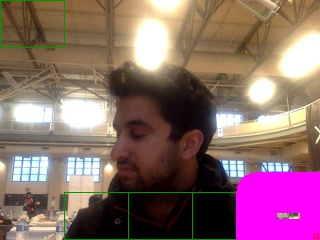
#> input picture 0.00912354812817.jpg, 320 x 240 px, given in place of the camera
$ python colorTrack.py   (older library calls are emulated)
#> lines starting #> are read from the running program, lines starting #| are printed output that depends on the picture; after the words box and inside, x2 and y2 are one past the last pixel; in counts of white or black regions, pixels touching at a corner belong together
import cv2
import numpy as np

#for sorting contours
def contour_area_key(contour):
    return cv2.contourArea(contour)

def extractRange(hsvFrame, lower, upper):
    mask = cv2.inRange(hsvFrame, lower, upper)
    kernel = cv2.getStructuringElement(cv2.MORPH_RECT,(5,5))
    morphed = cv2.morphologyEx(mask, cv2.MORPH_CLOSE, kernel)
    imgray = morphed.copy()

    ret, thresh = cv2.threshold(imgray, 127, 255,cv2.THRESH_BINARY)
    contours, hierarchy = cv2.findContours(thresh,cv2.RETR_CCOMP,cv2.CHAIN_APPROX_SIMPLE)
    contours = sorted(contours, key = contour_area_key, reverse = True)
    countoursToDraw = contours[:3]

    return countoursToDraw, mask

def getDrumRegion(height, width, bottomPercent = .80, num=5):
    hzWidth = width / num
    regionStart = int(bottomPercent * height)
    return regionStart, [0 + i*hzWidth for i in range(num)]

def getDrumRegionPolygons(height, width, bottomPercent=.80, num=5):
    hzWidth = width / num
    yStart = int(bottomPercent * height)
    bottom = height - 1
    polygons = []
    for i in range(num):
        if i == 0:
            polygons.append([(hzWidth*i, 0), (hzWidth*(i+1), 0), (hzWidth*(i+1), (bottom- yStart)), (hzWidth*i, (bottom- yStart))])
        else:
            polygons.append([(hzWidth*i, yStart), (hzWidth*(i+1), yStart), (hzWidth*(i+1), bottom), (hzWidth*i, bottom)])
    return polygons

def cycleContours(curr, maxC = 3):
    if curr == maxC - 1:
        return 0
    return curr + 1

def isRectanglePastHzLine(corners, lineY):
    for corner in corners:
        if corner[1] > lineY:
            return True

def point_inside_polygon(x, y, poly):

    n = len(poly)
    inside =False

    p1x,p1y = poly[0]
    for i in range(n+1):
        p2x,p2y = poly[i % n]
        if y > min(p1y,p2y):
            if y <= max(p1y,p2y):
                if x <= max(p1x,p2x):
                    if p1y != p2y:
                        xinters = (y-p1y)*(p2x-p1x)/(p2y-p1y)+p1x
                    if p1x == p2x or x <= xinters:
                        inside = not inside
        p1x,p1y = p2x,p2y

    return inside

def theBig(frame, currCountour, drawBoundingBox, drumRegionPolygons=None):
    height, width, _ = frame.shape

    hsv = cv2.cvtColor(frame, cv2.COLOR_BGR2HSV)

    lower_blue = np.array([110,100,100])
    upper_blue = np.array([130, 255, 255])

    hitPolyIndex = None
    pinkHitPolyIndex = None

    countours, mask = extractRange(hsv, lower_blue, upper_blue)
    if len(countours) >= 3:
        countours = [countours[currCountour]]

    res = cv2.bitwise_and(frame, frame, mask = mask)
    cv2.drawContours(frame, countours, -1, (0,255,0), 3)

    lower_pink = np.array([140,60,60])
    upper_pink = np.array([160, 200, 200])

    countoursPink, maskPink = extractRange(hsv, lower_pink, upper_pink)
    if len(countoursPink) >= 3:
        countoursPink = [countoursPink[currCountour]]
    cv2.drawContours(frame, countoursPink, -1, (255,0,255))

    if not drumRegionPolygons:
        drumRegionPolygons = getDrumRegionPolygons(height, width)
    for polygon in drumRegionPolygons:
        pts = np.int0(polygon)
        cv2.polylines(frame, [pts], True, (0, 150, 0))

    #blueCountours
    if drawBoundingBox and len(countours):
        cnt = countours[currCountour]
        rect = cv2.minAreaRect(cnt)

        pts = cv2.cv.BoxPoints(rect)
        pts = np.int0(pts)

        minNumPoints = None
        hitPoly = None
        for i, polygon in enumerate(drumRegionPolygons):
            numPoints = 0
            for point in pts:
                if point_inside_polygon(point[0], point[1], polygon):
                    numPoints += 1
            if not minNumPoints or numPoints > minNumPoints:
                hitPoly = polygon
                minNumPoints = numPoints
                hitPolyIndex = i
        if minNumPoints:
            polyPts = np.int0(hitPoly)
            cv2.polylines(frame, [polyPts], True, (0, 0, 255), 40)
        else:
            hitPolyIndex = None

        cv2.polylines(frame, [pts], True, (0, 0, 255))

    #pinkCountours
    if drawBoundingBox and len(countoursPink):
        cnt = countoursPink[currCountour]
        rect = cv2.minAreaRect(cnt)

        pts = cv2.cv.BoxPoints(rect)
        pts = np.int0(pts)

        minNumPoints = None
        hitPoly = None
        for i, polygon in enumerate(drumRegionPolygons):
            numPoints = 0
            for point in pts:
                if point_inside_polygon(point[0], point[1], polygon):
                    numPoints += 1
            if not minNumPoints or numPoints > minNumPoints:
                hitPoly = polygon
                minNumPoints = numPoints
                pinkHitPolyIndex = i
        if minNumPoints:
            polyPts = np.int0(hitPoly)
            cv2.polylines(frame, [polyPts], True, (255, 0, 255), 40)
        else:
            pinkHitPolyIndex = None

        cv2.polylines(frame, [pts], True, (0, 0, 255))

    return frame, res, hitPolyIndex, pinkHitPolyIndex


if __name__ == "__main__":
    cap = cv2.VideoCapture(0)

    currCountour = 0
    drawBoundingBox = False

    while(True):

        _, frame = cap.read()
#> frame is the input picture: shape (240, 320, 3); mean B, G, R 106.9, 105.9, 138.6

        frame = cv2.flip(frame, 1)
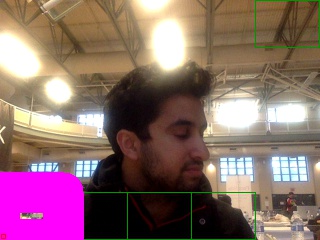
#> frame: shape (240, 320, 3); mean B, G, R 106.9, 105.9, 138.6

        frame, res, hit, hit2 = theBig(frame, currCountour, drawBoundingBox)
#> in theBig, `hsv = cv2.cvtColor(frame, cv2.COLOR_BGR2HSV)`: hsv: shape (240, 320, 3); mean H, S, V 43.2, 110.7, 141.1
#> in extractRange, `mask = cv2.inRange(hsvFrame, lower, upper)`:
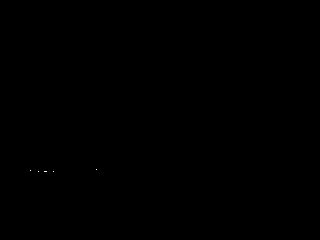
#> mask: shape (240, 320); 0.01% white in thin lines or dots, all inside (x1, y1, x2, y2) = (30, 169, 97, 172)
#> in extractRange, `contours, hierarchy = cv2.findContours(thresh,cv2.RETR_CCOMP,cv2.CHAIN..`: contours = 5 contours, all with area under 20
#> in extractRange, `countoursToDraw = contours[:3]`: countoursToDraw = 3 contours, all with area under 20
#> in theBig, `countours = [countours[currCountour]]`: countours = [[[53, 171]]]
#> in theBig, `cv2.drawContours(frame, countours, -1, (0,255,0), 3)`: frame: shape (240, 320, 3); 0.02% of pixels changed, all inside (x1, y1, x2, y2) = (51, 169, 56, 174)
#> in extractRange (call 2), `mask = cv2.inRange(hsvFrame, lower, upper)`: mask: shape (240, 320); 0.07% white in thin lines or dots, all inside (x1, y1, x2, y2) = (22, 171, 253, 233)
#> in extractRange (call 2), `contours, hierarchy = cv2.findContours(thresh,cv2.RETR_CCOMP,cv2.CHAIN..`: contours = 8 contours, all with area under 20
#> in theBig, `countoursPink, maskPink = extractRange(hsv, lower_pink, upper_pink)`: countoursPink = 3 contours, all with area under 20
#> in theBig, `countoursPink = [countoursPink[currCountour]]`: countoursPink = 1 contour, all with area under 20
#> in theBig, `cv2.drawContours(frame, countoursPink, -1, (255,0,255))`: frame: shape (240, 320, 3); mean B, G, R 106.9, 105.9, 138.6
#> after the loop in theBig, `for polygon in drumRegionPolygons:`:
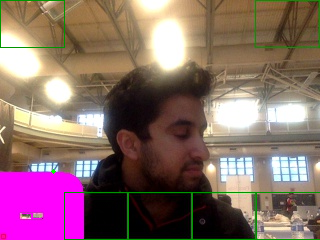
#> frame: shape (240, 320, 3); mean B, G, R 105.8, 106.3, 137.3

        cv2.imshow('frame', frame)
        cv2.imshow('res', res)
        k = cv2.waitKey(1) & 0xFF
#> (key q is pressed here)
        if k == ord('q'):
            break
        if k == ord('c'):
            currCountour = cycleContours(currCountour)
        if k == ord('d'):
            drawBoundingBox = not drawBoundingBox

    cap.release()
    cv2.destroyAllWindows()

$ run again, on 0.0157092456946.jpg
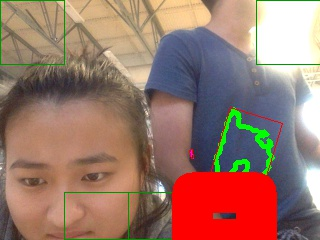
#> input picture 0.0157092456946.jpg, 320 x 240 px, given in place of the camera
#> frame is the input picture: shape (240, 320, 3); mean B, G, R 106.8, 119.6, 156.1
#> hsv: shape (240, 320, 3); mean H, S, V 41.4, 95.8, 166.4
#> in extractRange, `mask = cv2.inRange(hsvFrame, lower, upper)`:
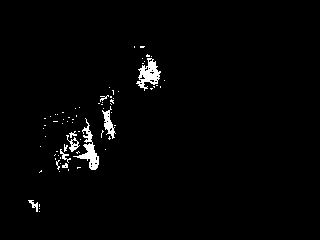
#> mask: shape (240, 320); 1.8% white; 74 white regions (65 under 20 px), largest, box (x1, y1, x2, y2) and area: (73, 118, 99, 170) 386, (136, 58, 161, 91) 383, (102, 106, 116, 139) 177
#> morphed: shape (240, 320); 2.8% white; 27 white regions (22 under 20 px)
#> contours = 30 contours, 22 with area under 20; largest, box (x1, y1, x2, y2) and area: (54, 118, 99, 172) 1032, (136, 54, 161, 91) 518, (98, 90, 119, 140) 299, (78, 145, 87, 155) 62, (28, 200, 40, 212) 55, (76, 131, 84, 140) 54, (78, 139, 85, 146) 34, (63, 117, 74, 123) 22
#> countoursToDraw = 3 contours; box (x1, y1, x2, y2) and area: (54, 118, 99, 172) 1032, (136, 54, 161, 91) 518, (98, 90, 119, 140) 299
#> in theBig, `countours, mask = extractRange(hsv, lower_blue, upper_blue)`: countours has the same summary as countoursToDraw in extractRange
#> in theBig, `countours = [countours[currCountour]]`: countours = 1 contour; box (x1, y1, x2, y2) and area: (54, 118, 99, 172) 1032
#> mask: shape (240, 320); 0.12% white in thin lines or dots, all inside (x1, y1, x2, y2) = (38, 108, 129, 237)
#> contours = 36 contours, 35 with area under 20; largest, box (x1, y1, x2, y2) and area: (45, 111, 73, 123) 56
#> countoursToDraw = 3 contours, 2 with area under 20; largest, box (x1, y1, x2, y2) and area: (45, 111, 73, 123) 56
#> in theBig, `countoursPink, maskPink = extractRange(hsv, lower_pink, upper_pink)`: countoursPink has the same summary as countoursToDraw in extractRange
#> in theBig, `countoursPink = [countoursPink[currCountour]]`: countoursPink = 1 contour; box (x1, y1, x2, y2) and area: (45, 111, 73, 123) 56
#> after the loop in theBig, `for polygon in drumRegionPolygons:`:
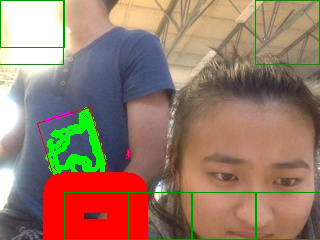
#> frame: shape (240, 320, 3); mean B, G, R 105.1, 121.9, 153.6

$ run again, on 0.0295915244809.jpg
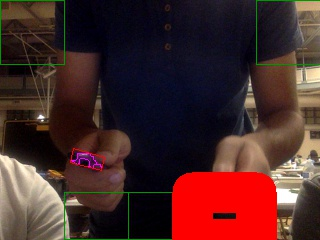
#> input picture 0.0295915244809.jpg, 320 x 240 px, given in place of the camera
#> frame is the input picture: shape (240, 320, 3); mean B, G, R 39, 40, 72.8
#> `frame = cv2.flip(frame, 1)`:
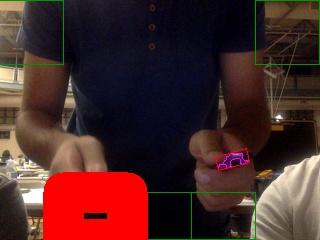
#> frame: shape (240, 320, 3); mean B, G, R 39, 40, 72.8
#> hsv: shape (240, 320, 3); mean H, S, V 65.8, 150.7, 79
#> mask: shape (240, 320); every value is 0
#> contours = []
#> res: shape (240, 320, 3); every value is 0
#> mask: shape (240, 320); 0.14% white in thin lines or dots, all inside (x1, y1, x2, y2) = (29, 3, 245, 167)
#> morphed: shape (240, 320); 0.24% white; 2 white regions (1 under 20 px)
#> contours = 2 contours, 1 with area under 20; largest, box (x1, y1, x2, y2) and area: (219, 153, 245, 167) 139
#> countoursToDraw has the same summary as contours
#> countoursPink has the same summary as contours in extractRange
#> after the loop in theBig, `for polygon in drumRegionPolygons:`:
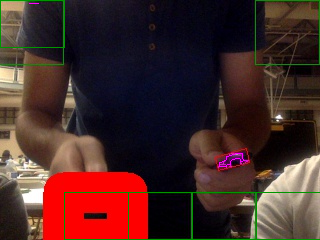
#> frame: shape (240, 320, 3); mean B, G, R 38.6, 40.9, 71.4

$ run again, on 0.0369336345839.jpg
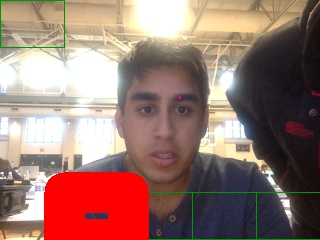
#> input picture 0.0369336345839.jpg, 320 x 240 px, given in place of the camera
#> frame is the input picture: shape (240, 320, 3); mean B, G, R 111, 119.7, 152.3
#> `frame = cv2.flip(frame, 1)`:
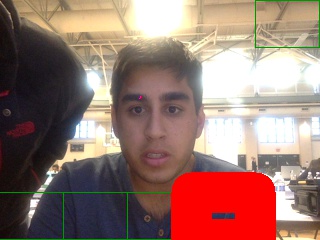
#> frame: shape (240, 320, 3); mean B, G, R 111, 119.7, 152.3
#> hsv: shape (240, 320, 3); mean H, S, V 52.9, 76.6, 155.8
#> mask: shape (240, 320); 0% white in thin lines or dots, all inside (x1, y1, x2, y2) = (74, 121, 76, 122)
#> contours = [[[74, 121], [75, 121]]]
#> mask: shape (240, 320); 0.08% white in thin lines or dots, all inside (x1, y1, x2, y2) = (42, 95, 234, 237)
#> contours = 15 contours, 14 with area under 20; largest, box (x1, y1, x2, y2) and area: (225, 214, 234, 218) 24
#> countoursToDraw = 3 contours, 2 with area under 20; largest, box (x1, y1, x2, y2) and area: (225, 214, 234, 218) 24
#> in theBig, `countoursPink, maskPink = extractRange(hsv, lower_pink, upper_pink)`: countoursPink has the same summary as countoursToDraw in extractRange
#> in theBig, `countoursPink = [countoursPink[currCountour]]`: countoursPink = [[[225, 214], [225, 217], [233, 217], [233, 214]]]
#> after the loop in theBig, `for polygon in drumRegionPolygons:`:
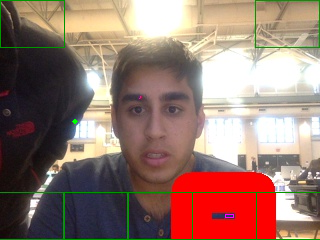
#> frame: shape (240, 320, 3); mean B, G, R 110.5, 120.6, 150.7
